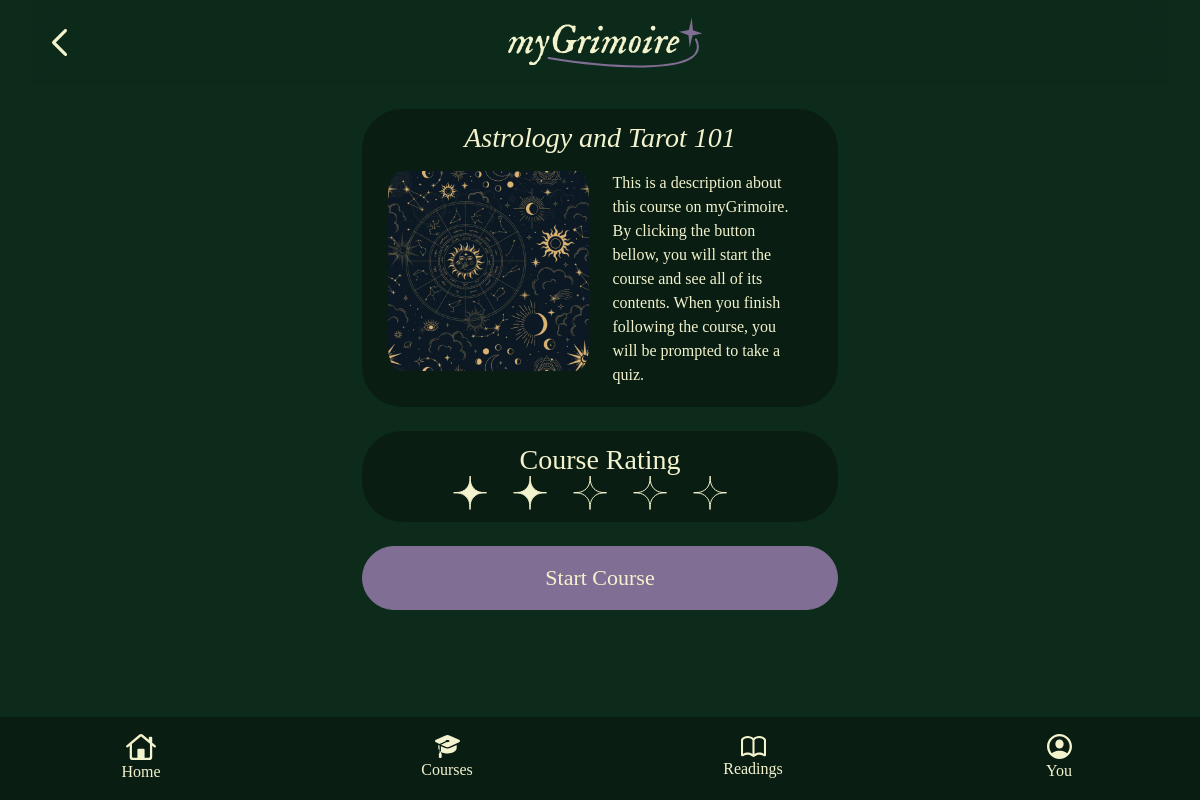
The app's page /mygrimoire/courses/2/start with its own data.
### myGrimoire/models.py (models this page shows)
class Course(models.Model):
    title = models.CharField(max_length=100)
    content = models.TextField(null=True, blank=True)
    image = models.ImageField(upload_to="cover_image", null=True, blank=True)
    author = models.ForeignKey(User, on_delete=models.CASCADE, null=True, blank=True)
    rating = models.IntegerField()
    description = models.TextField(null=True, blank=True)
    featured = models.BooleanField(default=0)  # 0 for regular, 1 for featured

### myGrimoire/views.py (the view)
# urls.py: path("courses/<str:id_course>/start", views.coursestart),
def coursestart(request, id_course):
    onecourse = Course.objects.get(id=id_course)
    context = {'onecourse': onecourse}
    return render(request, "course_start_screen.html", context)

### templates/course_start_screen.html (shortened to what this page needs)
<!DOCTYPE html>
<html lang="en">
<head>
    {% load static %}
    <link rel="stylesheet" type="text/css" href="{% static 'myGrimoire/css/bootstrap.css' %}" >
    <link rel="stylesheet" type="text/css" href="{% static 'myGrimoire/master_transition.css' %}" >
</head>
<body>
        <div id="top-bar" class="container navbar fixed-top position-sticky" style="display: flex; flex-flow: row;">
            <a href="/mygrimoire/courses">
            <div class="container justify-content-center" style="flex: 1">
                <img style="width: 25px;padding-left: 10px" src="{% static 'myGrimoire/images/icons/chevron-backward.svg' %}" alt="logo">
                </div>
            </a>
            <div class="container-fluid justify-content-center" style="flex: 12">
                <img style="padding-right: 50px" src="{% static 'myGrimoire/images/logo_light.svg' %}" alt="logo">
            </div>
        </div>
<div id="main_content">
<div class="container pt-4 col-lg-5">
    <div style="display: grid;overflow-x: auto;" id="ui-grn" div class="d-grid col-12 pt-1">
        <h3 class="pt-2 gap-2 text-center" style="height: 50px;"><i>{{ onecourse.title }}</i></h3>
        <div class="container pb-1 justify-content-center row">
            <img style="width: 225px; height: 200px; border-radius: 25px" src="{{ MEDIA_URL }}{{ onecourse.image.url }}" class="card-img-top col-xs-6" alt="...">
            <p class="col-xs-6" style="font-family: 'IM FELL DW Pica'; color: #F3F3CD ;width: 200px; text-justify: newspaper">{{ onecourse.description }}</p>
        </div>
    </div>
<br>
    <div style="display: grid;overflow-x: auto;" id="ui-grn" div class="d-grid col-12 pt-1">
        <h3 class="pt-2 text-center" style="height: 40px;">Course Rating</h3>
        <div style="margin-left: 15px; margin-top: -15px" class="container text-center pb-1">
            {% if onecourse.rating == 1 %}
            <img style="padding-right: 50px" src="{% static 'myGrimoire/images/rating_star_one.svg' %}" alt="logo">
            {% elif onecourse.rating == 2 %}
            <img style="padding-right: 50px" src="{% static 'myGrimoire/images/rating_star_two.svg' %}" alt="logo">
            {% elif onecourse.rating == 3 %}
            <img style="padding-right: 50px" src="{% static 'myGrimoire/images/rating_star_three.svg' %}" alt="logo">
            {% elif onecourse.rating == 4 %}
            <img style="padding-right: 50px" src="{% static 'myGrimoire/images/rating_star_four.svg' %}" alt="logo">
            {% elif onecourse.rating == 5 %}
            <img style="padding-right: 50px" src="{% static 'myGrimoire/images/rating_star_five.svg' %}" alt="logo">
            {% endif %}
        </div>
    </div>
<br>
<a href="/mygrimoire/courses/{{ onecourse.id }}" id="ui-bar-prpl-active" class="btn btn-mg col-12" style="--bs-btn-padding-y: .90rem; --bs-btn-padding-x: .10rem; font-size: 22px;" role="button">Start Course</a>
</div>
</div>
<br><br><br><br>
            <div id="bottom-bar" class="text-center fixed-bottom pt-3">
            <div class="row-cols-md-auto">
  <div class="row text-center">
    <div class="col">
        <a style="text-decoration: none;" href="/mygrimoire/main"><img style="width: 30px" src="{% static 'myGrimoire/images/icons/home.svg' %}" alt="logo"><p style="font-family: 'IM FELL DW Pica'; color:#F3F3CD">Home</p></a>
    </div>
    <div class="col">
        <a style="text-decoration: none;" href="/mygrimoire/courses"><img style="width: 25px" src="{% static 'myGrimoire/images/icons/cap-fill.svg' %}" alt="logo"><p style="font-family: 'IM FELL DW Pica'; color:#F3F3CD">Courses</p></a>
    </div>
    <div class="col">
      <a style="text-decoration: none;" href="/mygrimoire/readings"><img style="width: 25px" src="{% static 'myGrimoire/images/icons/book.svg' %}" alt="logo"><p style="font-family: 'IM FELL DW Pica'; color:#F3F3CD">Readings</p></a>
    </div>
      <div class="col">
      <a style="text-decoration: none;" href="/mygrimoire/you"><img style="width: 25px" src="{% static 'myGrimoire/images/icons/person-crop-circle.svg' %}" alt="logo"><p style="font-family: 'IM FELL DW Pica'; color:#F3F3CD">You</p></a>
    </div>
  </div>
</div>
</div>
</body>
</html>

### myGrimoire/static/myGrimoire/master_transition.css (style rules this page uses)
#main_content { animation: transitionIn 0.3s; }

### templates/course_start_screen.html (style rules this page uses)
body { background-color: #0D2B1B }
#top-bar { height: 85px; backdrop-filter: blur(20px); -webkit-backdrop-filter: blur(20px); background-blend-mode: hard-light; top: -10px; background-color: #0D2B1B99; }
#bottom-bar { background: #091D12; }
h3 { font-family: "IM FELL DW Pica"; color: #F3F3CD; }
#ui-bar-prpl-active { border-radius: 50px; font-family: "IM FELL DW Pica"; color: #F3F3CD; font-size: 15pt; }
#ui-grn { background-color: #091D12; border-radius: 40px; width: available; }

### records on screen
Course: title "Astrology and Tarot 101", image (picture), description "This is a description about this course on myGrimoire. By clicking the button bellow, you will start the course and see all of its contents. When you finish following the course, you will be prompted to take a quiz."
